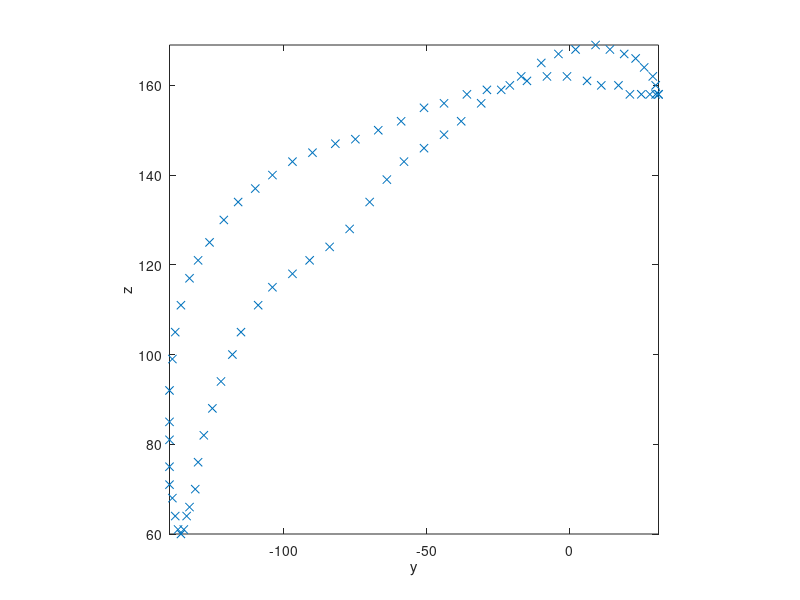
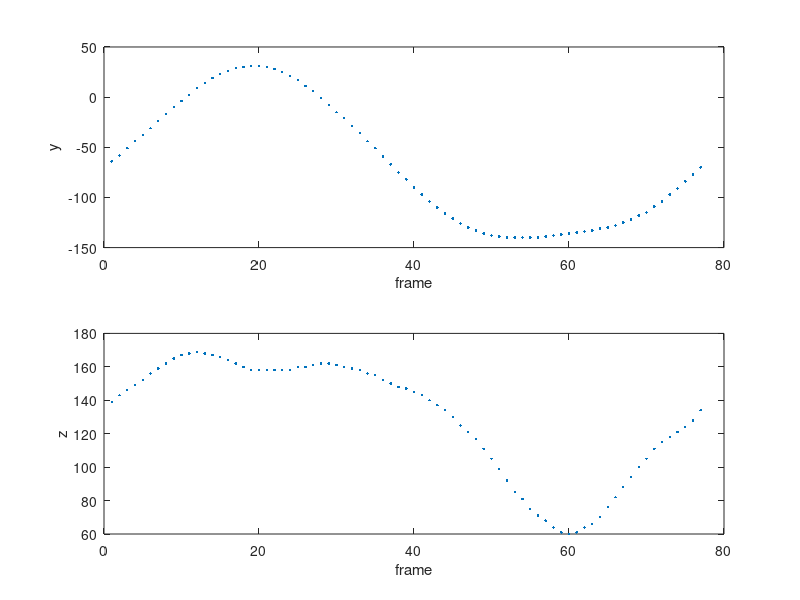

MATLAB code to generate these figures, in order:
clc;
clear all;
close all;
%% Cargo Datos relevados, 77 frames, en 13 marcadores
%   M =[  x   y   z   fila    marcador    frame  ]
load('wave_ground_truth.mat');
% Elijo marcador entre 0 y 12. Si es mas de un marcador, lo armo como
% matriz
marcador = 0:12;
marcador = 4;
M(:,2)=-M(:,2);
x=[];y =[];z =[];
for i=1:length(marcador)
    x = [x;M(find(M(:,5)==marcador(i)),1)'];
    y = [y;M(find(M(:,5)==marcador(i)),2)'];
    z = [z;M(find(M(:,5)==marcador(i)),3)'];
end



% "Periodizo" artificalmente
%{
x= [x,x,x];
y= [y,y,y];
z= [z,z,z];
%}
% Elijo los ejes a graficar
X = y;
label_X = 'y';

Y = z;
label_Y = 'z';

for i=1:length(X)
   if length(marcador)>1
       plot(X(:,i),Y(:,i),'x');
   else
       plot(X(:,1:i),Y(:,1:i),'x');
   end;
   xlabel(label_X);ylabel(label_Y);
   axis([min(min(X)),max(max(X)),min(min(Y)),max(max(Y))]);
   axis square;
   pause(1/60);
end;
if length(marcador)==1
    figure
    subplot(2,1,1)
    plot(X,'.');
    xlabel('frame');ylabel(label_X);
    subplot(2,1,2)
    plot(Y,'.');
    xlabel('frame');ylabel(label_Y);
end;